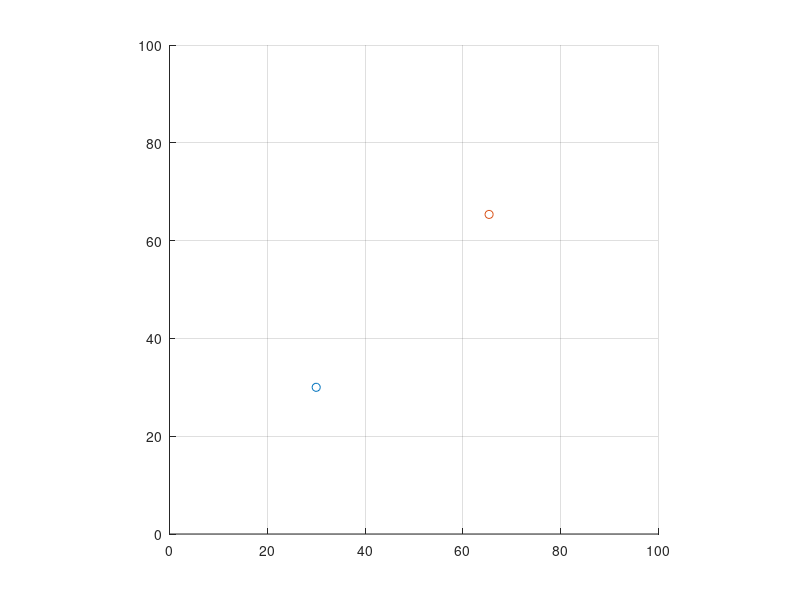

Reproduce this figure in MATLAB.
close all;
clear all;
%Sensor
sensor1_sigma = 6;
sensor2_sigma = 4;
sensor = [
    1 0 0 0; 0 0 1 0; % 1
    1 0 0 0; 0 0 1 0; % 2
    ];

goal1 = [30, 30 ];
goal2 = [ goal1(1)+50* sin(pi/4),goal1(2)+50*cos(pi/4)];

v_sigma = 1;
sensor1_sigma = 4;
sensor2_sigma = 6;


dt = 0.1;
Kv = 0.3;
Kp = 0.1;
Vref = 5;

%% initialization
diff=atan2((goal2(2)-goal1(2)),((goal2(1)-goal1(1))));
Vx = Vref*cos(diff);
Vy = Vref*sin(diff);
X_true=[  goal1(1); 
          0;
          goal1(2);
          0];  
X_est=X_true + [normrnd(0,v_sigma);
                normrnd(0,v_sigma);
                normrnd(0,v_sigma);
                normrnd(0,v_sigma)]; 


P_est=zeros(4,4);
R_sensor1=[sensor1_sigma*eye(2)]; %eye: I matrix
R_sensor2=[sensor2_sigma*eye(2)];
R_sensor = [R_sensor1;R_sensor2];
A=  [1, dt,  0,  0;
     0,  1, 0,  0;
     0,  0,  1,  dt;
     0,  0,  0,  1];
v_sigma=1;
B=[1/2*dt^2,   0;
        dt,    0 ;
        0,     1/2*dt^2 ;
        0,     dt];
%Z
%H
%R
%S
%% update


%% plot


figure 
hold on
grid on
scatter(goal1(1),goal1(2));
scatter(goal2(1),goal2(2));
xlim([0 100]);
ylim([0 100]);
axis square;

